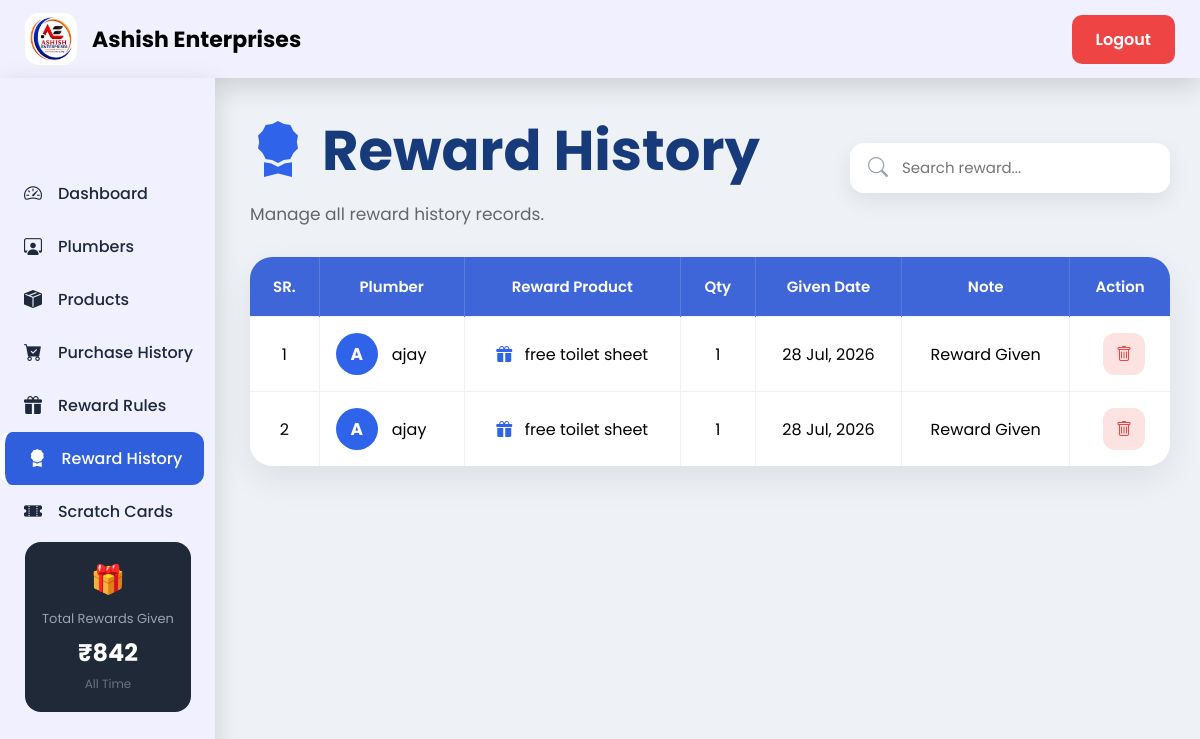
/reward-history/ (signed in), run on the app's committed database.
### myapp/models.py (models this page shows, shortened)
class FreeRewardHistory(models.Model):
    plumber = models.ForeignKey(
        Plumber,
        on_delete=models.CASCADE
    )
    reward_product = models.CharField(max_length=100)
    quantity = models.PositiveIntegerField(default=1)
    unit_price = models.PositiveIntegerField(default=0)
    note = models.CharField(
        max_length=200,
        blank=True
    )
    given_date = models.DateField()
    created_at = models.DateTimeField(auto_now_add=True)
    class Meta:
        verbose_name = "Free Reward History"
        verbose_name_plural = "Free Reward History"

class Plumber(models.Model):
    name = models.CharField(max_length=30)
    phone = models.CharField(max_length=10, unique=True)
    address = models.TextField(blank=True)
    created_at = models.DateTimeField(auto_now_add=True)

### myapp/views.py (the view, shortened to what this page needs)
# urls.py: path("reward-history/",views.reward_history,name="reward_history",),
@login_required(login_url="/")
def reward_history(request):
    search = request.GET.get("search", "")
    rewards = FreeRewardHistory.objects.select_related(
        "plumber"
    ).all().order_by("-given_date")
    if search:
        rewards = rewards.filter(
            Q(plumber__name__icontains=search) |
            Q(reward_product__icontains=search) |
            Q(note__icontains=search)
        )
    return render(
        request,
        "reward_history.html",
        {
            "rewards": rewards,
            "search": search,
            "current": "reward_history",
        }
    )

### myapp/context_processors.py (called while the page is built)
def sidebar_data(request):
    product_total = (
        FreeRewardHistory.objects
        .annotate(
            amount=F("quantity") * F("unit_price")
        )
        .aggregate(
            total=Sum("amount")
        )["total"] or 0
    )
    cash_total = 0
    cards = ScratchCard.objects.filter(
        reward_rule__prize_type="Cash",
        is_scratched=True
    )
    for card in cards:
        try:
            cash_total += int(
                card.reward_text.replace("₹", "").strip()
            )
        except:
            pass
    total_rewards_given = product_total + cash_total
    return {
        "total_rewards_given": total_rewards_given,
    }

### templates/reward_history.html (shortened to what this page needs)
{% extends "base.html" %}
{% load static %}
{% block content %}
<link rel="stylesheet" href="{% static 'css/reward_history.css' %}">
<div class="page-header">
    <div>
        <h1>
            <i class="bi bi-award-fill"></i>
            Reward History
        </h1>
        <p>Manage all reward history records.</p>
    </div>
    <div class="header-actions">
        <div class="search-box">
            <i class="bi bi-search"></i>
            <input
                type="text"
                id="search"
                placeholder="Search reward..."
                autocomplete="off"
            >
        </div>
    </div>
</div>
<div class="table-card">
    <table>
        <thead>
            <tr>
                <th>SR.</th>
                <th>Plumber</th>
                <th>Reward Product</th>
                <th>Qty</th>
                <th>Given Date</th>
                <th>Note</th>
                <th>Action</th>
            </tr>
        </thead>
        <tbody id="table-body">
            {% include "partials/reward_history_table.html" %}
        </tbody>
    </table>
</div>
{% endblock %}

### templates/partials/reward_history_table.html (shortened to what this page needs)
{% for reward in rewards %}
<tr>
    <td>{{ forloop.counter }}</td>
    <td>
        <div class="plumber-info">
            <div class="avatar">
                {{ reward.plumber.name|first|upper }}
            </div>
            <span>{{ reward.plumber.name }}</span>
        </div>
    </td>
    <td>
        <i class="bi bi-gift-fill product-icon"></i>
        {{ reward.reward_product }}
    </td>
    <td>{{ reward.quantity }}</td>
    <td>{{ reward.given_date|date:"d M, Y" }}</td>
    <td>
        {% if reward.note %}
            {{ reward.note }}
        {% else %}
            -
        {% endif %}
    </td>
    <td>
        <a
            href="{% url 'delete_reward_history' reward.id %}"
            class="delete-btn"
            onclick="return confirm('Delete this reward history?')"
        >
            <i class="bi bi-trash"></i>
        </a>
    </td>
</tr>
{% endfor %}

### static/css/dashboard.css (style rules this page uses)
* { margin: 0; padding: 0; box-sizing: border-box; font-family: "Poppins", sans-serif; }
body { background: #eef2f7; }

### static/css/reward_history.css (style rules this page uses)
* { margin:0; padding:0; box-sizing:border-box; font-family:'Poppins',sans-serif; }
.page-header { display:flex; justify-content:space-between; align-items:center; gap:20px; margin-bottom:30px; flex-wrap:wrap; }
.page-header h1 { font-size:56px; font-weight:700; color:#173b7a; display:flex; align-items:center; gap:16px; }
.page-header h1 i { color:#2f64ea; }
.page-header p { margin-top:8px; font-size:17px; color:#666; }
.header-actions { display:flex; gap:16px; align-items:center; flex-wrap:wrap; }
.search-box { position:relative; }
.search-box i { position:absolute; left:18px; top:50%; transform:translateY(-50%); color:#9ca3af; font-size:20px; }
.search-box input { width:320px; height:50px; padding:0 18px 0 52px; border:none; outline:none; border-radius:14px; background:#fff; font-size:15px; box-shadow:0 8px 22px rgba(0,0,0,.08); }
.table-card { background:#fff; border-radius:22px; overflow:hidden; box-shadow:0 12px 35px rgba(0,0,0,.08); }
table { width:100%; border-collapse:collapse; }
thead { background:#3f66d8; }
thead th { padding:18px; color:#fff; font-size:15px; font-weight:600; text-align:center; border-right:1px solid rgba(255,255,255,.15); }
thead th:last-child { border-right:none; }
tbody td { padding:16px; text-align:center; border-top:1px solid #edf1f7; border-right:1px solid #edf1f7; vertical-align:middle; }
tbody td:last-child { border-right:none; }
.plumber-info { display:flex; align-items:center; gap:14px; }
.avatar { width:42px; height:42px; border-radius:50%; background:#2f64ea; color:#fff; display:flex; justify-content:center; align-items:center; font-weight:700; font-size:17px; }
.product-icon { color:#2f64ea; margin-right:8px; }
.edit-btn, .delete-btn { width:42px; height:42px; display:inline-flex; justify-content:center; align-items:center; border-radius:12px; text-decoration:none; transition:.3s; }
.delete-btn { background:#fde2e2; color:#ef4444; margin-left:8px; }

### data on the page
FreeRewardHistory: plumber.name|first "A", plumber.name "ajay", reward_product "free toilet sheet", quantity "1", given_date "28 Jul, 2026", note "Reward Given"
FreeRewardHistory: plumber.name|first "A", plumber.name "ajay", reward_product "free toilet sheet", quantity "1", given_date "28 Jul, 2026", note "Reward Given"

### other printed values
{{ total_rewards_given }} "842"
